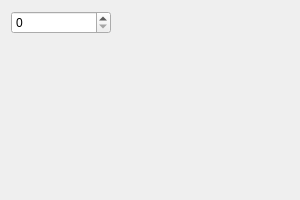
<?xml version="1.0" encoding="UTF-8"?>
<ui version="4.0">
 <class>GPromotedClassUi</class>
 <widget class="QDialog" name="GPromotedClassUi">
  <property name="geometry">
   <rect>
    <x>0</x>
    <y>0</y>
    <width>300</width>
    <height>200</height>
   </rect>
  </property>
  <property name="minimumSize">
   <size>
    <width>300</width>
    <height>200</height>
   </size>
  </property>
  <property name="windowTitle">
   <string>Promoted Class</string>
  </property>
  <layout class="QGridLayout">
   <item row="0" column="1">
    <spacer name="horizontalSpacer">
     <property name="orientation">
      <enum>Qt::Horizontal</enum>
     </property>
     <property name="sizeHint" stdset="0">
      <size>
       <width>40</width>
       <height>20</height>
      </size>
     </property>
    </spacer>
   </item>
   <item row="0" column="0">
    <widget class="GPromotedClass" name="spinBox">
     <property name="minimumSize">
      <size>
       <width>100</width>
       <height>0</height>
      </size>
     </property>
    </widget>
   </item>
   <item row="1" column="1">
    <spacer name="verticalSpacer">
     <property name="orientation">
      <enum>Qt::Vertical</enum>
     </property>
     <property name="sizeHint" stdset="0">
      <size>
       <width>20</width>
       <height>40</height>
      </size>
     </property>
    </spacer>
   </item>
  </layout>
 </widget>
 <customwidgets>
  <customwidget>
   <class>GPromotedClass</class>
   <extends>QSpinBox</extends>
   <header>GPromotedClass.h</header>
  </customwidget>
 </customwidgets>
 <resources/>
 <connections/>
</ui>
